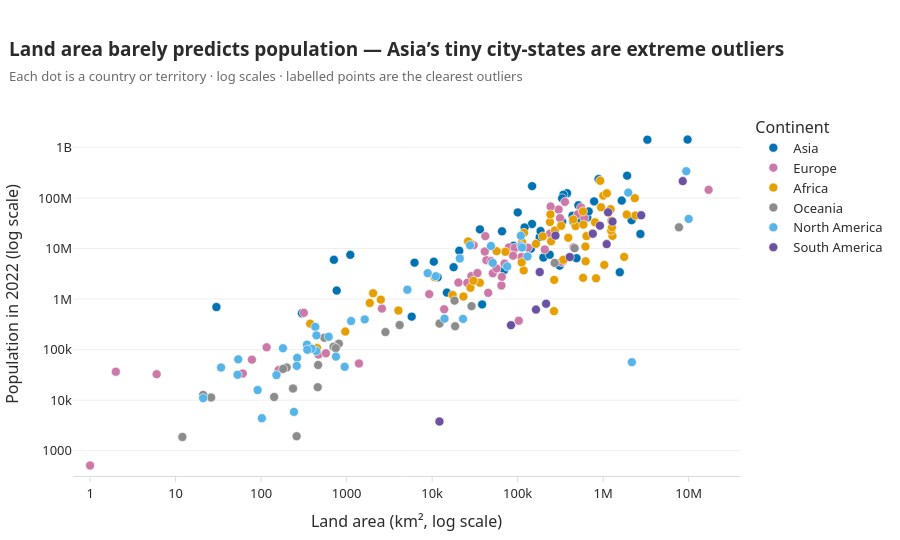

The notebook cell this image was saved under:
### Markdown cell above
**Chart choice & justification:** I created a scatter plot to show the relationship between a country's area and population and to spot unusual countries. I used log scales because the values vary a lot and different colours to show each continent, with labels for the most unusual countries

### Code cell
focus = ['Russia', 'Canada', 'China', 'United States', 'Brazil',
         'Macau', 'Monaco', 'Singapore', 'Hong Kong']
scatter = df.copy()
scatter['label'] = np.where(scatter['Country'].isin(focus), scatter['Country'], '')
fig3 = px.scatter(scatter, x='Area', y='2022 Population', color='Continent',
                  color_discrete_map=CONTINENT_COLORS, log_x=True, log_y=True,
                  hover_name='Country', custom_data=['Density'],
                  labels={'Area': 'Land area (km\u00b2, log scale)',
                          '2022 Population': 'Population in 2022 (log scale)',
                          'Continent': 'Continent'})
fig3.update_traces(marker=dict(size=9, line=dict(width=0.6, color='white')),
                   text=scatter['label'], textposition='top center',
                   textfont=dict(size=10, color='#444444'))
fig3.update_traces(hovertemplate='%{hovertext}<br>Area: %{x:,.0f} km\u00b2'
                  '<br>Population: %{y:,.0f}<br>Density: %{customdata[0]:,.0f}/km\u00b2<extra></extra>')
polish(fig3, 'Land area barely predicts population \u2014 Asia\u2019s tiny city-states are extreme outliers',
       'Each dot is a country or territory \u00b7 log scales \u00b7 labelled points are the clearest outliers', showlegend=True)
fig3.add_annotation(x=30, y=695168, text='Macau: 23,000/km\u00b2',
                    showarrow=True, arrowhead=2, arrowcolor='#8A8A8A', ax=70, ay=-35,
                    font=dict(size=11, color='#555555'))
fig3.update_xaxes(title='Land area (km\u00b2, log scale)', range=[-0.2, 7.6])
fig3.update_yaxes(title='Population in 2022 (log scale)', range=[2.5, 9.7])

### Figure 1 — Plotly figure (JSON) as saved in the notebook; plotly's stock layout.template omitted (floating-point values rounded to 4 significant figures; data arrays with more than 128 entries replaced by an {"elided": "..."} marker saying what was removed)
{"data": [{"customdata": [[63.06], [93.48], [119.6], [1924.0], [1160.0], [20.38], [77.88], [92.62], [146.9], [53.72], [6783.0], [431.1], [144.7], [53.73], [101.5], [435.2], [328.0], [126.3], [7.119], [239.6], [33.16], [31.8], [525.2], [23170.0], [102.6], [1746.0], [2.173], [80.08], [207.6], [216.3], [14.79], [267.4], [844.1], [337.5], [232.6], [16.94], [8416.0], [517.1], [332.8], [119.5], [660.2], [69.55], [139.7], [90.18], [108.9], [13.18], [112.9], [77.4], [296.4], [63.82]], "hovertemplate": "%{hovertext}<br>Area: %{x:,.0f} km²<br>Population: %{y:,.0f}<br>Density: %{customdata[0]:,.0f}/km²<extra></extra>", "hovertext": ["Afghanistan", "Armenia", "Azerbaijan", "Bahrain", "Bangladesh", "Bhutan", "Brunei", "Cambodia", "China", "Georgia", "Hong Kong", "India", "Indonesia", "Iran", "Iraq", "Israel", "Japan", "Jordan", "Kazakhstan", "Kuwait", "Kyrgyzstan", "Laos", "Lebanon", "Macau", "Malaysia", "Maldives", "Mongolia", "Myanmar", "Nepal", "North Korea", "Oman", "Pakistan", "Palestine", "Philippines", "Qatar", "Saudi Arabia", "Singapore", "South Korea", "Sri Lanka", "Syria", "Taiwan", "Tajikistan", "Thailand", "Timor-Leste", "Turkey", "Turkmenistan", "United Arab Emirates", "Uzbekistan", "Vietnam", "Yemen"], "legendgroup": "Asia", "marker": {"color": "#0072B2", "line": {"color": "white", "width": 0.6}, "size": 9, "symbol": "circle"}, "mode": "markers", "name": "Asia", "orientation": "v", "showlegend": true, "text": {"elided": "234 str values"}, "textfont": {"color": "#444444", "size": 10}, "textposition": "top center", "type": "scatter", "x": [652230, 29743, 86600, 765, 147570, 38394, 5765, 181035, 9706961, 69700, 1104, 3287590, 1904569, 1648195, 438317, 20770, 377930, 89342, 2724900, 17818, 199951, 236800, 10452, 30, 330803, 300, 1564110, 676578, 147181, 120538, 309500, 881912, 6220, 342353, 11586, 2149690, 710, 100210, 65610, 185180, 36193, 143100, 513120, 14874, 783562, 488100, 83600, 447400, 331212, 527968], "xaxis": "x", "y": [41128771, 2780469, 10358074, 1472233, 171186372, 782455, 449002, 16767842, 1425887337, 3744385, 7488865, 1417173173, 275501339, 88550570, 44496122, 9038309, 123951692, 11285869, 19397998, 4268873, 6630623, 7529475, 5489739, 695168, 33938221, 523787, 3398366, 54179306, 30547580, 26069416, 4576298, 235824862, 5250072, 115559009, 2695122, 36408820, 5975689, 51815810, 21832143, 22125249, 23893394, 9952787, 71697030, 1341296, 85341241, 6430770, 9441129, 34627652, 98186856, 33696614], "yaxis": "y"}, {"customdata": [[98.87], [170.6], [106.6], [45.93], [381.8], [63.14], [61.17], [71.22], [135.3], [133.1], [136.5], [29.32], [38.11], [16.37], [117.1], [233.5], [5442.0], [78.68], [811.6], [107.1], [3.62], [71.48], [147.8], [195.9], [955.0], [28.67], [245.8], [42.11], [250.4], [1688.0], [96.7], [18230.0], [45.4], [419.7], [81.42], [16.78], [127.5], [111.5], [82.47], [8.464], [551.8], [81.73], [115.1], [104.6], [93.99], [23.43], [211.7], [65.79], [277.9], [510.0]], "hovertemplate": "%{hovertext}<br>Area: %{x:,.0f} km²<br>Population: %{y:,.0f}<br>Density: %{customdata[0]:,.0f}/km²<extra></extra>", "hovertext": ["Albania", "Andorra", "Austria", "Belarus", "Belgium", "Bosnia and Herzegovina", "Bulgaria", "Croatia", "Cyprus", "Czech Republic", "Denmark", "Estonia", "Faroe Islands", "Finland", "France", "Germany", "Gibraltar", "Greece", "Guernsey", "Hungary", "Iceland", "Ireland", "Isle of Man", "Italy", "Jersey", "Latvia", "Liechtenstein", "Lithuania", "Luxembourg", "Malta", "Moldova", "Monaco", "Montenegro", "Netherlands", "North Macedonia", "Norway", "Poland", "Portugal", "Romania", "Russia", "San Marino", "Serbia", "Slovakia", "Slovenia", "Spain", "Sweden", "Switzerland", "Ukraine", "United Kingdom", "Vatican City"], "legendgroup": "Europe", "marker": {"color": "#CC79A7", "line": {"color": "white", "width": 0.6}, "size": 9, "symbol": "circle"}, "mode": "markers", "name": "Europe", "orientation": "v", "showlegend": true, "text": {"elided": "234 str values"}, "textfont": {"color": "#444444", "size": 10}, "textposition": "top center", "type": "scatter", "x": [28748, 468, 83871, 207600, 30528, 51209, 110879, 56594, 9251, 78865, 43094, 45227, 1393, 338424, 551695, 357114, 6, 131990, 78, 93028, 103000, 70273, 572, 301336, 116, 64559, 160, 65300, 2586, 316, 33846, 2, 13812, 41850, 25713, 323802, 312679, 92090, 238391, 17098242, 61, 88361, 49037, 20273, 505992, 450295, 41284, 603500, 242900, 1], "xaxis": "x", "y": [2842321, 79824, 8939617, 9534954, 11655930, 3233526, 6781953, 4030358, 1251488, 10493986, 5882261, 1326062, 53090, 5540745, 64626628, 83369843, 32649, 10384971, 63301, 9967308, 372899, 5023109, 84519, 59037474, 110778, 1850651, 39327, 2750055, 647599, 533286, 3272996, 36469, 627082, 17564014, 2093599, 5434319, 39857145, 10270865, 19659267, 144713314, 33660, 7221365, 5643453, 2119844, 47558630, 10549347, 8740472, 39701739, 67508936, 510], "yaxis": "y"}, {"customdata": [[18.85], [28.55], [118.6], [4.519], [83.06], [463.1], [58.71], [147.1], [8.956], [13.8], [449.4], [48.31], [42.22], [110.7], [59.71], [31.33], [69.2], [111.7], [8.925], [253.2], [140.3], [56.37], [58.29], [87.33], [93.09], [75.96], [47.61], [3.872], [50.44], [172.2], [18.22], [4.595], [637.0], [871.9], [83.88], [41.13], [3.109], [20.69], [236.6], [17.46], [387.9], [523.1], [235.9], [88.03], [237.0], [120.0], [27.6], [49.05], [17.61], [24.85], [69.3], [155.8], [75.52], [195.6], [2.165], [26.6], [41.77]], "hovertemplate": "%{hovertext}<br>Area: %{x:,.0f} km²<br>Population: %{y:,.0f}<br>Density: %{customdata[0]:,.0f}/km²<extra></extra>", "hovertext": ["Algeria", "Angola", "Benin", "Botswana", "Burkina Faso", "Burundi", "Cameroon", "Cape Verde", "Central African Republic", "Chad", "Comoros", "Djibouti", "DR Congo", "Egypt", "Equatorial Guinea", "Eritrea", "Eswatini", "Ethiopia", "Gabon", "Gambia", "Ghana", "Guinea", "Guinea-Bissau", "Ivory Coast", "Kenya", "Lesotho", "Liberia", "Libya", "Madagascar", "Malawi", "Mali", "Mauritania", "Mauritius", "Mayotte", "Morocco", "Mozambique", "Namibia", "Niger", "Nigeria", "Republic of the Congo", "Reunion", "Rwanda", "Sao Tome and Principe", "Senegal", "Seychelles", "Sierra Leone", "Somalia", "South Africa", "South Sudan", "Sudan", "Tanzania", "Togo", "Tunisia", "Uganda", "Western Sahara", "Zambia", "Zimbabwe"], "legendgroup": "Africa", "marker": {"color": "#E69F00", "line": {"color": "white", "width": 0.6}, "size": 9, "symbol": "circle"}, "mode": "markers", "name": "Africa", "orientation": "v", "showlegend": true, "text": {"elided": "234 str values"}, "textfont": {"color": "#444444", "size": 10}, "textposition": "top center", "type": "scatter", "x": [2381741, 1246700, 112622, 582000, 272967, 27834, 475442, 4033, 622984, 1284000, 1862, 23200, 2344858, 1002450, 28051, 117600, 17364, 1104300, 267668, 10689, 238533, 245857, 36125, 322463, 580367, 30355, 111369, 1759540, 587041, 118484, 1240192, 1030700, 2040, 374, 446550, 801590, 825615, 1267000, 923768, 342000, 2511, 26338, 964, 196722, 452, 71740, 637657, 1221037, 619745, 1886068, 945087, 56785, 163610, 241550, 266000, 752612, 390757], "xaxis": "x", "y": [44903225, 35588987, 13352864, 2630296, 22673762, 12889576, 27914536, 593149, 5579144, 17723315, 836774, 1120849, 99010212, 110990103, 1674908, 3684032, 1201670, 123379924, 2388992, 2705992, 33475870, 13859341, 2105566, 28160542, 54027487, 2305825, 5302681, 6812341, 29611714, 20405317, 22593590, 4736139, 1299469, 326101, 37457971, 32969517, 2567012, 26207977, 218541212, 5970424, 974052, 13776698, 227380, 17316449, 107118, 8605718, 17597511, 59893885, 10913164, 46874204, 65497748, 8848699, 12356117, 47249585, 575986, 20017675, 16320537], "yaxis": "y"}, {"customdata": [[222.5], [3.403], [72.08], [50.88], [73.5], [312.9], [161.8], [229.7], [162.6], [603.2], [15.61], [19.17], [7.439], [106.8], [39.34], [21.91], [78.25], [25.06], [155.9], [143.0], [435.1], [26.81], [81.49]], "hovertemplate": "%{hovertext}<br>Area: %{x:,.0f} km²<br>Population: %{y:,.0f}<br>Density: %{customdata[0]:,.0f}/km²<extra></extra>", "hovertext": ["American Samoa", "Australia", "Cook Islands", "Fiji", "French Polynesia", "Guam", "Kiribati", "Marshall Islands", "Micronesia", "Nauru", "New Caledonia", "New Zealand", "Niue", "Northern Mariana Islands", "Palau", "Papua New Guinea", "Samoa", "Solomon Islands", "Tokelau", "Tonga", "Tuvalu", "Vanuatu", "Wallis and Futuna"], "legendgroup": "Oceania", "marker": {"color": "#8C8C8C", "line": {"color": "white", "width": 0.6}, "size": 9, "symbol": "circle"}, "mode": "markers", "name": "Oceania", "orientation": "v", "showlegend": true, "text": {"elided": "234 str values"}, "textfont": {"color": "#444444", "size": 10}, "textposition": "top center", "type": "scatter", "x": [199, 7692024, 236, 18272, 4167, 549, 811, 181, 702, 21, 18575, 270467, 260, 464, 459, 462840, 2842, 28896, 12, 747, 26, 12189, 142], "xaxis": "x", "y": [44273, 26177413, 17011, 929766, 306279, 171774, 131232, 41569, 114164, 12668, 289950, 5185288, 1934, 49551, 18055, 10142619, 222382, 724273, 1871, 106858, 11312, 326740, 11572], "yaxis": "y"}, {"customdata": [[174.3], [212.1], [591.4], [29.4], [655.0], [17.65], [1189.0], [207.3], [3.851], [260.2], [101.4], [102.0], [430.5], [96.85], [230.7], [301.1], [0.0261], [364.6], [243.1], [163.9], [417.5], [92.74], [257.2], [325.8], [64.91], [43.04], [53.3], [58.46], [366.7], [522.2], [182.6], [292.0], [599.8], [24.22], [267.2], [1299.0], [298.4], [48.21], [36.09], [286.6]], "hovertemplate": "%{hovertext}<br>Area: %{x:,.0f} km²<br>Population: %{y:,.0f}<br>Density: %{customdata[0]:,.0f}/km²<extra></extra>", "hovertext": ["Anguilla", "Antigua and Barbuda", "Aruba", "Bahamas", "Barbados", "Belize", "Bermuda", "British Virgin Islands", "Canada", "Cayman Islands", "Costa Rica", "Cuba", "Curacao", "Dominica", "Dominican Republic", "El Salvador", "Greenland", "Grenada", "Guadeloupe", "Guatemala", "Haiti", "Honduras", "Jamaica", "Martinique", "Mexico", "Montserrat", "Nicaragua", "Panama", "Puerto Rico", "Saint Barthelemy", "Saint Kitts and Nevis", "Saint Lucia", "Saint Martin", "Saint Pierre and Miquelon", "Saint Vincent and the Grenadines", "Sint Maarten", "Trinidad and Tobago", "Turks and Caicos Islands", "United States", "United States Virgin Islands"], "legendgroup": "North America", "marker": {"color": "#56B4E9", "line": {"color": "white", "width": 0.6}, "size": 9, "symbol": "circle"}, "mode": "markers", "name": "North America", "orientation": "v", "showlegend": true, "text": {"elided": "234 str values"}, "textfont": {"color": "#444444", "size": 10}, "textposition": "top center", "type": "scatter", "x": [91, 442, 180, 13943, 430, 22966, 54, 151, 9984670, 264, 51100, 109884, 444, 751, 48671, 21041, 2166086, 344, 1628, 108889, 27750, 112492, 10991, 1128, 1964375, 102, 130373, 75417, 8870, 21, 261, 616, 53, 242, 389, 34, 5130, 948, 9372610, 347], "xaxis": "x", "y": [15857, 93763, 106445, 409984, 281635, 405272, 64184, 31305, 38454327, 68706, 5180829, 11212191, 191163, 72737, 11228821, 6336392, 56466, 125438, 395752, 17843908, 11584996, 10432860, 2827377, 367507, 127504125, 4390, 6948392, 4408581, 3252407, 10967, 47657, 179857, 31791, 5862, 103948, 44175, 1531044, 45703, 338289857, 99465], "yaxis": "y"}, {"customdata": [[16.37], [11.13], [25.28], [25.93], [45.43], [65.02], [0.3105], [3.646], [3.762], [16.67], [26.49], [3.773], [18.91], [30.88]], "hovertemplate": "%{hovertext}<br>Area: %{x:,.0f} km²<br>Population: %{y:,.0f}<br>Density: %{customdata[0]:,.0f}/km²<extra></extra>", "hovertext": ["Argentina", "Bolivia", "Brazil", "Chile", "Colombia", "Ecuador", "Falkland Islands", "French Guiana", "Guyana", "Paraguay", "Peru", "Suriname", "Uruguay", "Venezuela"], "legendgroup": "South America", "marker": {"color": "#6A51A3", "line": {"color": "white", "width": 0.6}, "size": 9, "symbol": "circle"}, "mode": "markers", "name": "South America", "orientation": "v", "showlegend": true, "text": {"elided": "234 str values"}, "textfont": {"color": "#444444", "size": 10}, "textposition": "top center", "type": "scatter", "x": [2780400, 1098581, 8515767, 756102, 1141748, 276841, 12173, 83534, 214969, 406752, 1285216, 163820, 181034, 916445], "xaxis": "x", "y": [45510318, 12224110, 215313498, 19603733, 51874024, 18001000, 3780, 304557, 808726, 6780744, 34049588, 618040, 3422794, 28301696], "yaxis": "y"}], "layout": {"annotations": [{"arrowcolor": "#8A8A8A", "arrowhead": 2, "ax": 70, "ay": -35, "font": {"color": "#555555", "size": 11}, "showarrow": true, "text": "Macau: 23,000/km²", "x": 30, "y": 695168}], "font": {"color": "#2B2B2B", "family": "Segoe UI, Arial", "size": 13}, "height": 540, "hoverlabel": {"bgcolor": "white", "font": {"size": 12}}, "legend": {"title": {"text": "Continent"}, "tracegroupgap": 0}, "margin": {"b": 55, "l": 70, "r": 50, "t": 112}, "paper_bgcolor": "white", "plot_bgcolor": "white", "showlegend": true, "title": {"font": {"color": "#2B2B2B", "size": 19}, "text": "<b>Land area barely predicts population — Asia’s tiny city-states are extreme outliers</b><br><span style=\"font-size:13px;color:#6B6B6B\">Each dot is a country or territory · log scales · labelled points are the clearest outliers</span>", "x": 0.01, "xanchor": "left"}, "xaxis": {"anchor": "y", "domain": [0, 1], "linecolor": "#DCDCDC", "range": [-0.2, 7.6], "showgrid": false, "showline": true, "tickcolor": "#DCDCDC", "ticks": "outside", "title": {"text": "Land area (km², log scale)"}, "type": "log", "zeroline": false}, "yaxis": {"anchor": "x", "domain": [0, 1], "gridcolor": "#EFEFEF", "range": [2.5, 9.7], "showgrid": true, "showline": false, "title": {"text": "Population in 2022 (log scale)"}, "type": "log", "zeroline": false}}}
